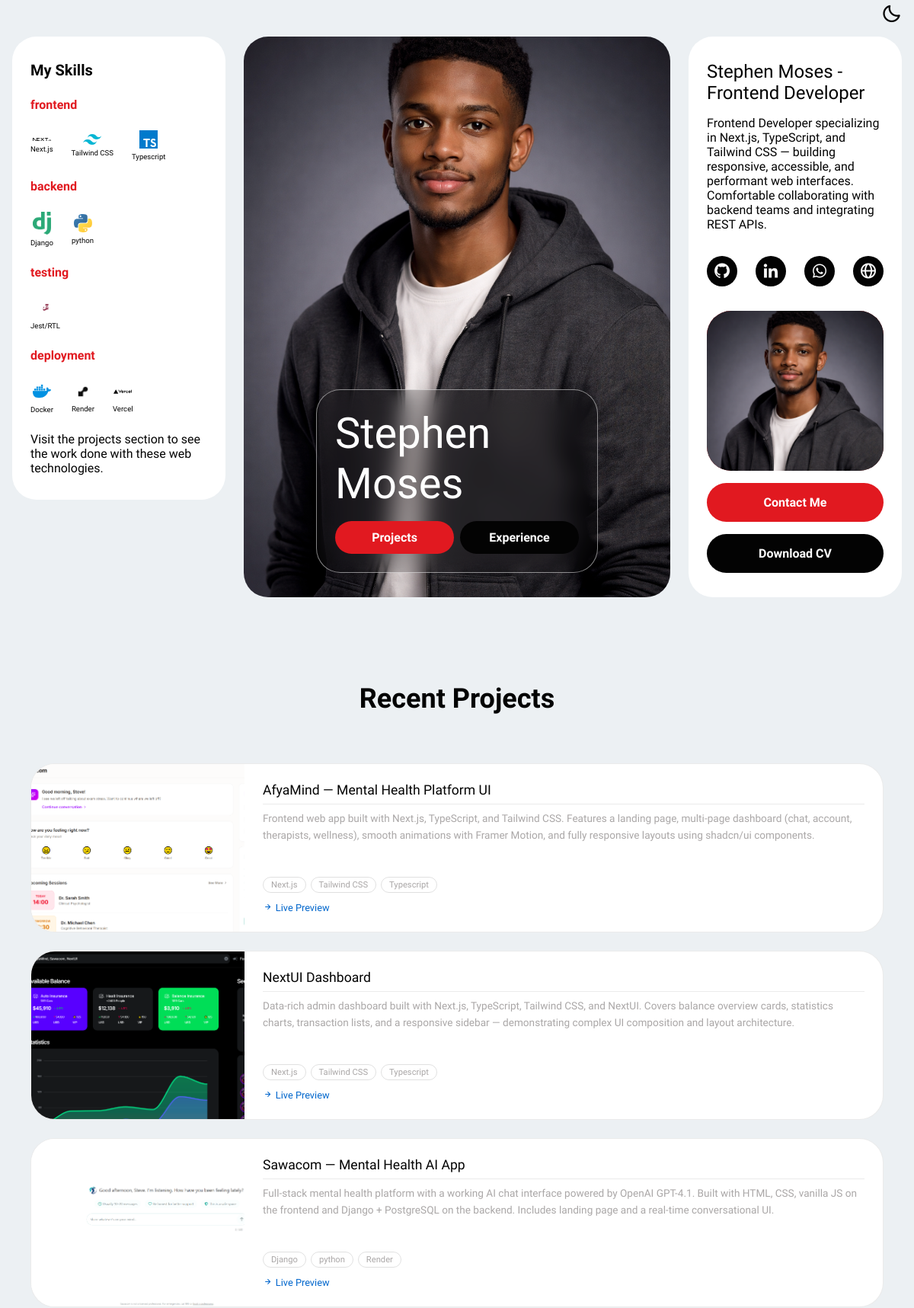
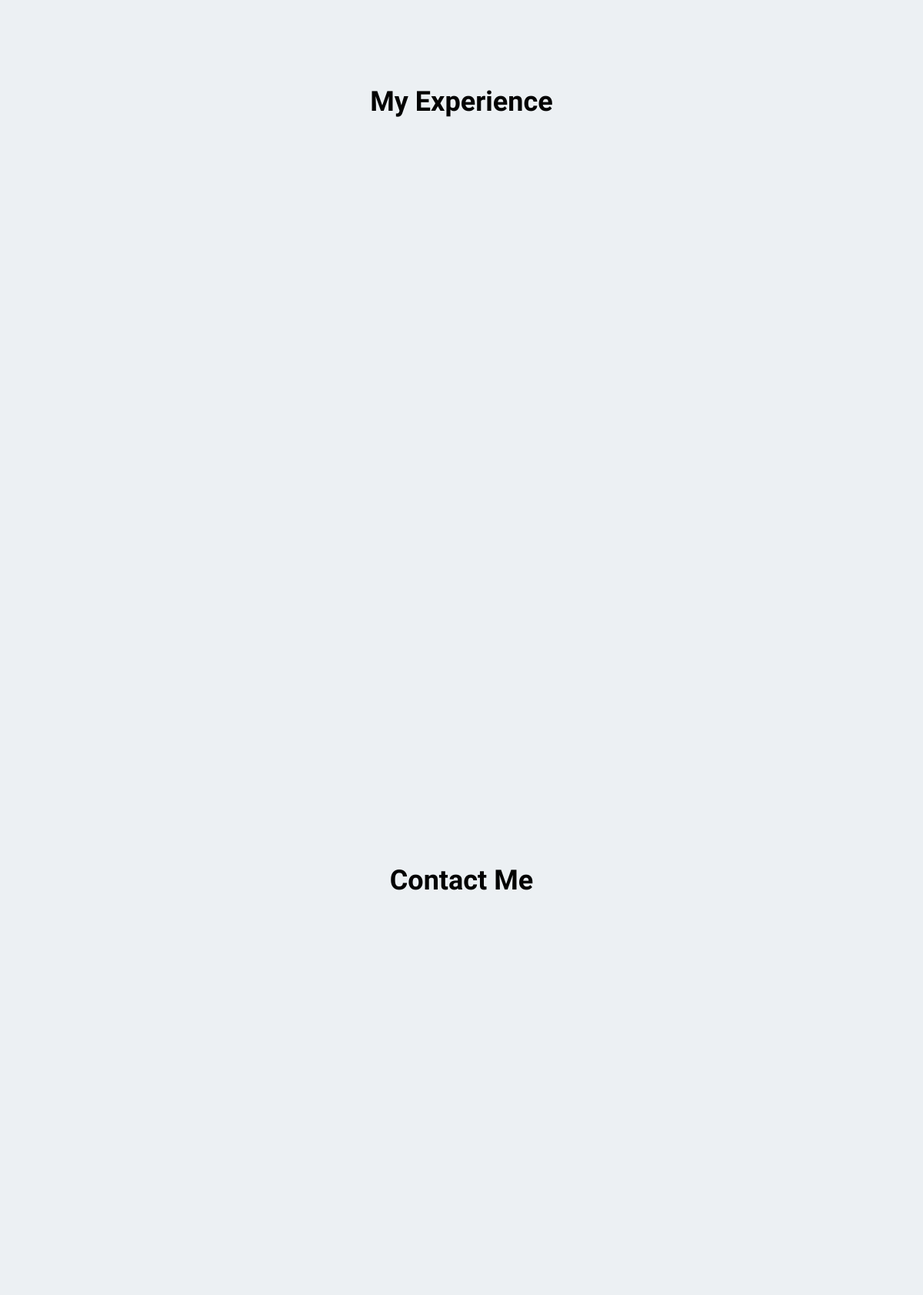
The page / (upper part) on the database its author committed (2 pictures, top to bottom).
### portfolio_app/models.py (models this page shows, shortened)
class Skill(models.Model):
    CATEGORY_CHOICES = [
        ('frontend', 'Frontend'),
        ('backend', 'Backend'),
        ('testing', 'Testing'),
        ('deployment', 'Deployment'),
    ]
    category = models.CharField(max_length=20, choices=CATEGORY_CHOICES)
    name = models.CharField(max_length=100)
    icon = models.FileField(
        upload_to='skills/',
        validators=[FileExtensionValidator(allowed_extensions=['svg', 'png', 'jpg', 'jpeg', 'gif', 'webp'])]
    )
    class Meta:
        ordering = ['category', 'name']

class Project(models.Model):
    RANK_CHOICES = [
        (1, 'Rank 1 - Highest Priority'),
        (2, 'Rank 2'),
        (3, 'Rank 3'),
        (4, 'Rank 4'),
        (5, 'Rank 5 - Lowest Priority'),
    ]
    name = models.CharField(max_length=500)
    description = models.TextField()
    thumbnail = models.ImageField(upload_to='projects/')
    skills_used = models.ManyToManyField('Skill', related_name="projects")
    link = models.CharField(max_length=500)
    created_at = models.DateField(auto_now_add=True)
    rank = models.PositiveIntegerField(choices=RANK_CHOICES, default=1)

### portfolio_app/views.py (the view)
# urls.py: path('', views.index, name='index'),
def index(request):
    projects = Project.objects.all().order_by('rank', '-created_at')
    experiences = Experience.objects.all().order_by('-start_date')
    category_order = ['frontend', 'backend', 'testing', 'deployment']
    skills_by_category = OrderedDict()
    for category_key in category_order:
        skills_by_category[category_key] = []
    for skill in Skill.objects.all():
        if skill.category in skills_by_category:
            skills_by_category[skill.category].append(skill)
    context = {
        'projects': projects,
        'skills_by_category': skills_by_category,
        'experiences' : experiences
    }
    return render(request, 'portfolio_app/index.html', context)

### portfolio_app/templates/portfolio_app/index.html (shortened to what this page needs)
{% load static %} {% load humanize %}
<!DOCTYPE html>
<html lang="en" data-theme="light">
  <head>
    <link
      href="https://unpkg.com/boxicons@2.1.4/css/boxicons.min.css"
      rel="stylesheet"
    />
    <link rel="stylesheet" href="{% static 'css/styles.css' %}" />
  </head>
  <body>
    <div class="toggler">
      <i class="bx bx-moon"></i>
    </div>
    <main class="main">
      <section class="home section" id="home">
        <div class="home__container container grid">
          <div class="perfil" style="background-image: url('{% static 'images/profile.png' %}')">
            <div class="perfil__data">
              <h1 class="perfil__name">
                Stephen <br />
                Moses
              </h1>
              <div class="perfil__buttons">
                <a href="#projects" class="button">Projects</a>
                <a href="#experience" class="button button--black">Experience</a>
              </div>
            </div>
          </div>
          <div class="about">
            <h3 class="about__name">Stephen Moses - <br />Frontend Developer</h3>
            <p class="about__description">
              Frontend Developer specializing in Next.js, TypeScript, and Tailwind CSS — building responsive, accessible, and performant web interfaces. Comfortable collaborating with backend teams and integrating REST APIs.
            </p>
            <div class="about__social">
              <a
                href="https://github.com/mrrobot-pioneer/"
                target="_blank"
                class="about__link"
                title="Github"
              >
                <i class="bx bxl-github"></i>
              </a>
              <a href="#" target="_blank" class="about__link" title="Linkedin">
                <i class="bx bxl-linkedin"></i>
              </a>
              <a
                href="https://wa.me/254790167537"
                target="_blank"
                class="about__link"
                title="Whatsapp"
              >
                <i class="bx bxl-whatsapp"></i>
              </a>
              <a
                href="https://primeelements.pro"
                target="_blank"
                class="about__link"
                title="My Website"
              >
                <i class="bx bx-globe"></i>
              </a>
            </div>
            <div class="about__image">
              <img
                src="{% static 'images/profile.png' %}"
                class="about__img"
                alt="about image"
              />
            </div>
            <a href="#contact" class="button" style="margin-bottom: 1rem"
              >Contact Me</a
            >
            <a
              href="{% static 'pdf/Resume - Stephen Moses.pdf' %}"
              download
              target="_blank"
              class="button button--black"
              >Download CV</a
            >
          </div>
          <div class="skills">
            <h2 class="skills__title">My Skills</h2>
            {% for category, skills in skills_by_category.items %}
            <div>
              <h3 class="skills__subtitle">{{category}}</h3>
              <div class="skills__items">
                {% for skill in skills %}
                <div class="skills__items-wrapper">
                  <img
                    src="{{ skill.icon.url }}"
                    alt="{{ skill.name }} icon"
                    class="skills__item"
                    title="{{skill.name}}"
                  />
                  <span>{{ skill.name }}</span>
                </div>
                {% endfor %}
              </div>
            </div>
            {% endfor %}
            <div class="skills_description">
              Visit the projects section to see the work done with these web
              technologies.
            </div>
          </div>
        </div>
      </section>
      <section class="projects section" id="projects">
        <h2 class="section__title">Recent Projects</h2>
        <div class="proj-list">
          {% for project in projects|slice:":3" %}
          <div class="proj-card">
            <a href="{{ project.link }}" target="_blank">
              <img class="proj-thumb" src="{{ project.thumbnail.url }}" alt="{{ project.name }}" />
            </a>
            <div class="proj-body">
              <h3 class="proj-title">{{ project.name }}</h3>
              <hr class="proj-divider"/>
              <p class="proj-desc">{{ project.description }}</p>
              <div class="proj-skills">
                {% for skill in project.skills_used.all %}
                <span class="proj-skill">{{ skill.name }}</span>
                {% endfor %}
              </div>
              <a href="{{ project.link }}" target="_blank" class="proj-link">
                <i class="bx bx-right-arrow-alt"></i>
                Live Preview
              </a>
            </div>
          </div>
          {% endfor %}
        </div>
      </section>
      <section class="experience section" id="experience">
        <h2 class="section__title">My Experience</h2>
        <div class="experience__container container grid">
        </div>
      </section>
      <section class="contact section" id="contact">
        <h2 class="section__title">Contact Me</h2>
        <div class="contact__container container grid">
        </div>
      </section>
    </main>
  </body>
</html>

### rows shown on the page
Skill: category "frontend", icon (picture), name "Next.js"
Skill: icon (picture), name "Tailwind CSS"
Skill: icon (picture), name "Typescript"
Skill: category "backend", icon (picture), name "Django"
Skill: icon (picture), name "python"
Skill: category "testing", icon (picture), name "Jest/RTL"
Skill: category "deployment", icon (picture), name "Docker"
Skill: icon (picture), name "Render"
Skill: icon (picture), name "Vercel"
Project: thumbnail (picture), name "AfyaMind — Mental Health Platform UI", description "Frontend web app built with Next.js, TypeScript, and Tailwind CSS. Features a landing page, multi-page dashboard (chat, account, therapists, wellness), smooth animations with Framer Motion, and fully responsive layouts using shadcn/ui components."
Project: thumbnail (picture), name "NextUI Dashboard", description "Data-rich admin dashboard built with Next.js, TypeScript, Tailwind CSS, and NextUI. Covers balance overview cards, statistics charts, transaction lists, and a responsive sidebar — demonstrating complex UI composition and layout architecture."
Project: thumbnail (picture), name "Sawacom — Mental Health AI App", description "Full-stack mental health platform with a working AI chat interface powered by OpenAI GPT-4.1. Built with HTML, CSS, vanilla JS on the frontend and Django + PostgreSQL on the backend. Includes landing page and a real-time conversational UI."
